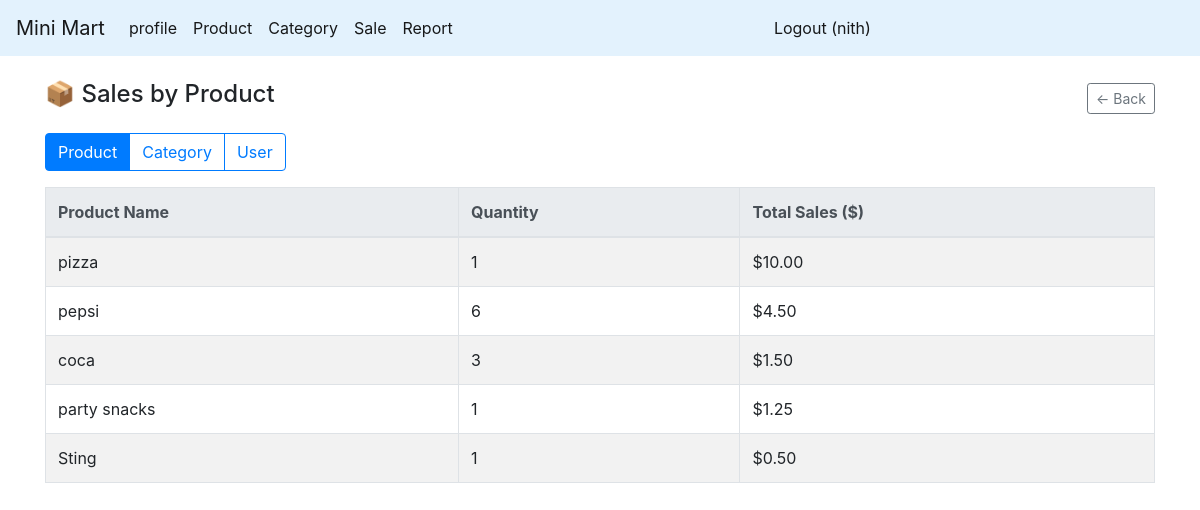
/report/saleby (signed in), run on the app's committed database.
### app.py (models this page shows)
class Product(db.Model):
    product_id = db.Column(db.Integer, primary_key=True)
    product_name = db.Column(db.String(80), unique=True, nullable=False)
    category_id = db.Column(db.Integer, db.ForeignKey('category.category_id'), nullable=False)
    price = db.Column(db.Float, nullable=False)
    image_url = db.Column(db.String(200), nullable=False)
    stock = db.Column(db.Integer,default=0, nullable=False)

### route/report.py (the view, shortened to what this page needs)
@app.route('/report/saleby')
@jwt_required()
def report_saleby():
    user = get_jwt_identity()
    criteria = request.args.get('by', 'product')  # product / category / user
    if criteria == 'product':
        sql = text("""
            SELECT p.product_name, SUM(si.quantity * si.unit_price) AS total_sales, SUM(si.quantity) AS total_qty
            FROM sale_item si
            JOIN product p ON si.product_id = p.product_id
            GROUP BY p.product_id, p.product_name
            ORDER BY total_sales DESC
        """)
    else:
        flash("Invalid report criteria!", "danger")
        return redirect(url_for('report_home'))
    rows = db.session.execute(sql).fetchall()
    data = [dict(row._mapping) for row in rows]
    return render_template('report/saleby.html', data=data, user=user, criteria=criteria)

### app.py (called while the page is built)
@jwt.token_in_blocklist_loader
def check_if_token_revoked(jwt_header, jwt_payload):
    jti = jwt_payload["jti"]
    token = TokenBlocklist.query.filter_by(jti=jti).first()
    return token is not None

### templates/report/saleby.html (shortened to what this page needs)
{% extends "master.html" %}
{% block main_content %}
<div class="container mt-4">
    <div class="d-flex justify-content-between align-items-center mb-3">
        <h4>
            {% if criteria == 'product' %}📦 Sales by Product{% endif %}
        </h4>
        <a href="{{ url_for('report_home') }}" class="btn btn-sm btn-outline-secondary">← Back</a>
    </div>
    <div class="btn-group mb-3">
        <a href="{{ url_for('report_saleby', by='product') }}" class="btn btn-outline-primary {% if criteria=='product' %}active{% endif %}">
            Product
        </a>
        <a href="{{ url_for('report_saleby', by='category') }}" class="btn btn-outline-primary {% if criteria=='category' %}active{% endif %}">
            Category
        </a>
        <a href="{{ url_for('report_saleby', by='user') }}" class="btn btn-outline-primary {% if criteria=='user' %}active{% endif %}">
            User
        </a>
    </div>
    <table class="table table-bordered table-striped">
        <thead class="thead-light">
            <tr>
                {% if criteria == 'product' %}
                    <th>Product Name</th>
                    <th class="text-end">Quantity</th>
                    <th class="text-end">Total Sales ($)</th>
                {% elif criteria == 'category' %}
                    <th>Category</th>
                    <th class="text-end">Quantity</th>
                    <th class="text-end">Total Sales ($)</th>
                {% elif criteria == 'user' %}
                    <th>Username</th>
                    <th class="text-end">Sales Count</th>
                    <th class="text-end">Total Sales ($)</th>
                {% endif %}
            </tr>
        </thead>
        <tbody>
        {% for row in data %}
            {% if criteria == 'product' %}
                <tr>
                    <td>{{ row.product_name }}</td>
                    <td class="text-end">{{ row.total_qty }}</td>
                    <td class="text-end">${{ '%.2f'|format(row.total_sales or 0) }}</td>
                </tr>
            {% elif criteria == 'category' %}
                <tr>
                    <td>{{ row.category_name }}</td>
                    <td class="text-end">{{ row.total_qty }}</td>
                    <td class="text-end">${{ '%.2f'|format(row.total_sales or 0) }}</td>
                </tr>
            {% elif criteria == 'user' %}
                <tr>
                    <td>{{ row.username }}</td>
                    <td class="text-end">{{ row.sale_count }}</td>
                    <td class="text-end">${{ '%.2f'|format(row.total_sales or 0) }}</td>
                </tr>
            {% endif %}
        {% else %}
            <tr><td colspan="3" class="text-center text-muted py-3">No data available</td></tr>
        {% endfor %}
        </tbody>
    </table>
</div>
{% endblock %}

### data on the page
Product: product_name "pizza", total_qty "1", price "10.00"
Product: product_name "pepsi", total_qty "6", total_sales "4.50"
Product: product_name "coca", total_qty "3", total_sales "1.50"
Product: product_name "party snacks", total_qty "1", price "1.25"
Product: product_name "Sting", total_qty "1", price "0.50"

### other printed values
{{ user }} "nith"
